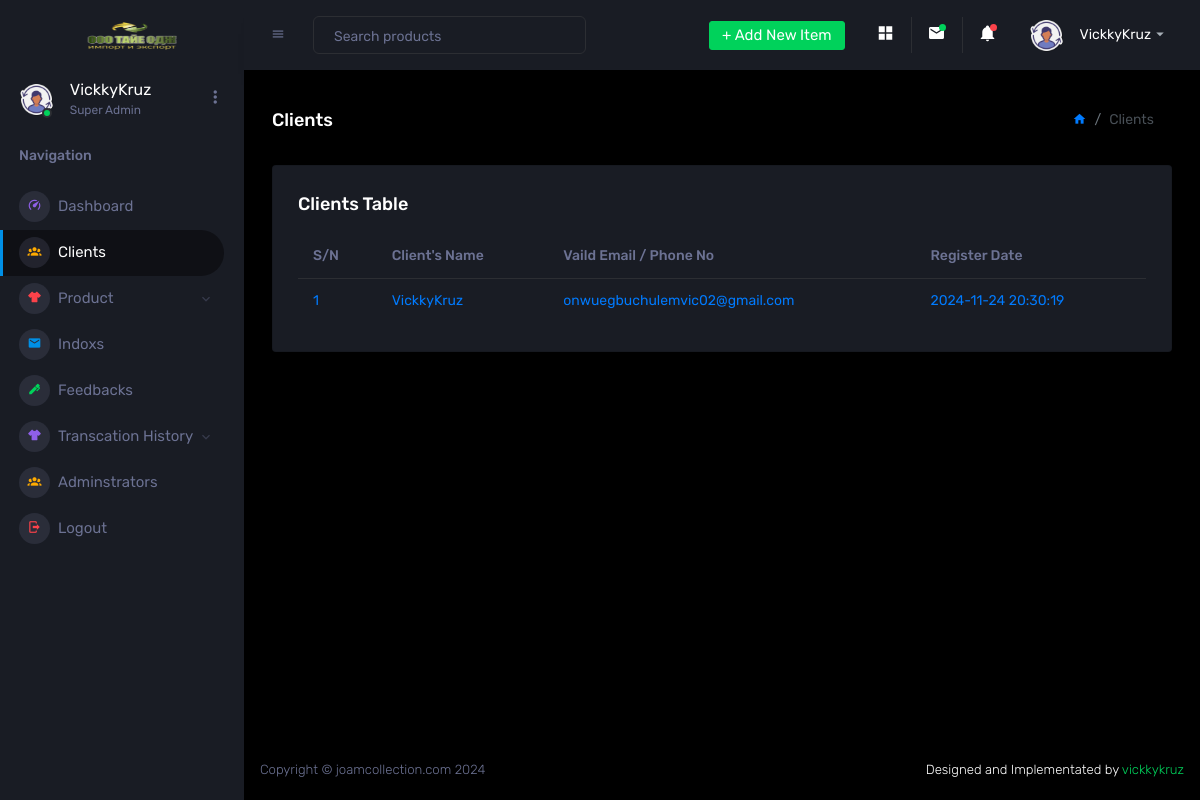
The app's page /admin/page/clients (signed in) with its own data.
### website/admin/models/models.py (models this page shows)
class Admin(db.Model, UserMixin):
    id = db.Column(db.Integer, primary_key=True)
    bind_id = db.Column(db.String(36), unique=True, default=lambda: str(uuid.uuid4()))
    username = db.Column(db.String(100), unique=True)
    email = db.Column(db.String(100), unique=True)
    working_status = db.Column(db.Enum('working', 'suspended', 'pending', 'not_working'), default="pending")
    admin_office = db.Column(db.Enum('super_admin', 'admin', 'product_manager', 'social_manager'))
    photo_url = db.Column(db.String(150))
    password_hash = db.Column(db.String(128), nullable=False)
    create_date = db.Column(db.DateTime(timezone=True), default=func.now())
    update_date = db.Column(db.DateTime(timezone=True), onupdate=func.now())

### website/clients/models/models.py (models this page shows)
class User(db.Model, UserMixin):
    id = db.Column(db.Integer, primary_key=True)
    bind_id = db.Column(
        db.String(36),
        unique=True,
        default=lambda: str(uuid.uuid4()))
    name = db.Column(db.String(100))
    email = db.Column(db.String(100), unique=True)
    phone_number = db.Column(db.String(15), unique=True)
    photo_url = db.Column(db.String(150))
    password_hash = db.Column(db.String(128), nullable=False)
    create_date = db.Column(db.DateTime(timezone=True), default=func.now())
    update_date = db.Column(
        db.DateTime(timezone=True),
        onupdate=func.now())

### website/admin/models/views.py (the view)
@adminViews.route("/clients")
def clientsPage():
    session_status, bind_id = check_session()
    table = "Clients"
    if not session_status:
        flash("Session has expired", category="error")
        return redirect(url_for('adminAuth.adminLogin'))
    user_data = get_admin_by_bind_id(bind_id)
    client_records = get_all_client_records()
    return render_template("adminTableList.html",
                            table=table,
                            client_records=client_records,
                            user_data=user_data)

### website/admin/models/admins.py (called while the page is built)
def get_admin_by_bind_id(bind_id):
    try:
        uuid.UUID(bind_id)
    except ValueError:
        raise ValueError("bind id must be a vaild UUID")
    return Admin.query.filter_by(bind_id=bind_id).first()

def check_session():
    session_status = False
    adminBind_id = None
    if 'adminBind_id' in session:
        session_status = True
        adminBind_id = session.get('adminBind_id')
    return session_status, adminBind_id

def get_all_client_records():
    return User.query.all()

### website/admin/templates/adminTableList.html (shortened to what this page needs)
{% extends "layouts/adminBase.html" %}  {% block content %}
<div class="main-panel">
    <div class="content-wrapper">
      {% if table == "Clients" %}
      <div class="page-header">
        <h3 class="page-title">{{ table }}</h3>
        <nav aria-label="breadcrumb">
          <ol class="breadcrumb">
            {% if table == "Clients" %}
            <li class="breadcrumb-item"><a href="#"><i class="mdi mdi-home"></i></a></li>
            <li class="breadcrumb-item active" aria-current="page">Clients</li>
            {% endif %}
          </ol>
        </nav>
      </div>
      <div class="row">
        <div class="col-lg-12 grid-margin stretch-card">
          <div class="card">
            <div class="card-body">
              <h4 class="card-title">{{ table }} Table</h4>
              <div class="table-responsive">
                <table class="table table-hover">
                  <thead>
                    <tr>
                      <th>S/N</th>
                      <th>Client's Name</th>
                      <th>Vaild Email / Phone No</th>
                      <th>Register Date</th>
                    </tr>
                  </thead>
                  <tbody>
                    {% if client_records %}
                        {% for client in client_records %}
                        <tr>
			   <td><a href="/admin/page/client/{{ client.bind_id }}">{{ loop.index }}</a></td>
                            <td><a href="/admin/page/client/{{ client.bind_id }}">{{ client.name }}</a></td>
                            {% if client.email %}
                                <td><a href="/admin/page/client/{{ client.bind_id }}">{{ client.email }}</a></td>
                            {% else %}
                                <td><a href="/admin/page/client/{{ client.bind_id }}">{{ client.phone_number }}</a></td>
                            {% endif %}
			    <td><a href="/admin/page/client/{{ client.bind_id }}">{{ client.create_date }}</a></td>
                        </tr>
                        {% endfor %}
                    {% else %}
                    <tr>
                        <td>No record found ): No client was registered today</td>
                    </tr>
                    {% endif %}
                  </tbody>
                </table>
              </div>
            </div>
          </div>
        </div>
      </div>
      {% endif %}
    </div>
    <footer class="footer">
      <div class="d-sm-flex justify-content-center justify-content-sm-between">
        <span class="text-muted d-block text-center text-sm-left d-sm-inline-block">Copyright © joamcollection.com 2024</span>
        <span class="float-none float-sm-right d-block mt-1 mt-sm-0 text-center"> Designed and Implementated by <a href="https://github.com/vickkykruz" target="_blank" rel="noopener noreferrer">vickkykruz</a></span>
      </div>
    </footer>
</div>
{% endblock %}

### website/admin/templates/layouts/adminBase.html (shortened to what this page needs)
<!DOCTYPE html>
<html lang="en">
  <head>
    <link rel="stylesheet" href="{{ url_for('static', filename='vendors/mdi/css/materialdesignicons.min.css') }}">
    <link rel="stylesheet" href="{{ url_for('static', filename='vendors/css/vendor.bundle.base.css') }}">
    <link rel="stylesheet" href="{{ url_for('static', filename='vendors/jvectormap/jquery-jvectormap.css') }}">
    <link rel="stylesheet" href="{{ url_for('static', filename='vendors/flag-icon-css/css/flag-icon.min.css') }}">
    <link rel="stylesheet" href="{{ url_for('static', filename='vendors/owl-carousel-2/owl.carousel.min.css') }}">
    <link rel="stylesheet" href="{{ url_for('static', filename='vendors/owl-carousel-2/owl.theme.default.min.css') }}">
    <link rel="stylesheet" href="{{ url_for('static', filename='styles/admin/style.css') }}">
  </head>
  <body>
    <div class="container-scroller">
      <nav class="sidebar sidebar-offcanvas" id="sidebar">
        <div class="sidebar-brand-wrapper d-none d-lg-flex align-items-center justify-content-center fixed-top">
          <a class="sidebar-brand brand-logo" href="/admin/page/home">
		  <img src="{{ url_for('static', filename='images/logo.png') }}" class="w-100" alt="logo" />
	  </a>
        </div>
        <ul class="nav">
          <li class="nav-item profile">
            <div class="profile-desc">
              <div class="profile-pic">
                <div class="count-indicator">
                  <img class="img-xs rounded-circle " src="{{ url_for('static', filename='images/user-pic-logo.png') }}" alt="">
		  {% if user_data.working_status == "working" %}
                  <span class="count bg-success"></span>
		  {% elif user_data.working_status == "pending" %}
		  <span class="count bg-warning"></span>
		  {% elif user_data.working_status == "suspended" %}
		  <span class="count bg-warning"></span>
		  {% elif user_data.working_status == "not_working" %}
		  <span class="count bg-danger"></span>
		  {% else %}
		  <span class="count bg-danger"></span>
		  {% endif %}
                </div>
                <div class="profile-name">
                  <h5 class="mb-0 font-weight-normal">{{ user_data.username }}</h5>
		  {% if user_data.admin_office == "super_admin" %}
                  <span>Super Admin</span>
		  {% elif user_data.admin_office == "admin" %}
		  <span>Admin</span>
		  {% elif user_data.admin_office == "product_manager" %}
		  <span>Product Manager</span>
		  {% elif user_data.admin_office == "social_manager" %}
		  <span>Social Manager</span>
		  {% else %}
		  <span>Unknown</span>
		  {% endif %}
                </div>
              </div>
              <a href="#" id="profile-dropdown" data-toggle="dropdown"><i class="mdi mdi-dots-vertical"></i></a>
            </div>
          </li>
          <li class="nav-item nav-category">
            <span class="nav-link">Navigation</span>
          </li>
          <li class="nav-item menu-items">
            <a class="nav-link" href="/admin/page/home">
              <span class="menu-icon">
                <i class="mdi mdi-speedometer"></i>
              </span>
              <span class="menu-title">Dashboard</span>
            </a>
          </li>
          <li class="nav-item menu-items">
            <a class="nav-link" href="/admin/page/clients">
              <span class="menu-icon">
                <i class="mdi mdi-account-group"></i>
              </span>
              <span class="menu-title">Clients</span>
            </a>
          </li>
          <li class="nav-item menu-items">
            <a class="nav-link" data-toggle="collapse" href="#ui-basic" aria-expanded="false" aria-controls="ui-basic">
              <span class="menu-icon">
                <i class="mdi mdi-tshirt-crew"></i>
              </span>
              <span class="menu-title">Product</span>
              <i class="menu-arrow"></i>
            </a>
          </li>
          <li class="nav-item menu-items">
            <a class="nav-link" href="/admin/page/inboxs">
              <span class="menu-icon">
                <i class="mdi mdi-email"></i>
              </span>
              <span class="menu-title">Indoxs</span>
            </a>
          </li>
          <li class="nav-item menu-items">
            <a class="nav-link" href="javascript:void(0);">
              <span class="menu-icon">
                <i class="mdi mdi-pen"></i>
              </span>
              <span class="menu-title">Feedbacks</span>
            </a>
          </li>
	  <li class="nav-item menu-items">
            <a class="nav-link" data-toggle="collapse" href="#transcation-history" aria-expanded="false" aria-controls="ui-basic">
              <span class="menu-icon">
                <i class="mdi mdi-tshirt-crew"></i>
              </span>
              <span class="menu-title">Transcation History</span>
              <i class="menu-arrow"></i>
            </a>
          </li>
	  <li class="nav-item menu-items">                                                                                          <a class="nav-link" href="javascript:void(0);">
              <span class="menu-icon">
                <i class="mdi mdi-account-group"></i>
	      </span>
	      <span class="menu-title">Adminstrators</span>
            </a>                                                                                                                  </li>
	  <li class="nav-item menu-items">
            <a class="nav-link" href="/admin/logout">
              <span class="menu-icon">
                <i class="mdi mdi-logout"></i>
	      </span>
	      <span class="menu-title">Logout</span>
	    </a>                                                                                                                  </li>
        </ul>
      </nav>
      <div class="container-fluid page-body-wrapper">
        <nav class="navbar p-0 fixed-top d-flex flex-row">
          <div class="navbar-menu-wrapper flex-grow d-flex align-items-stretch">
            <button class="navbar-toggler navbar-toggler align-self-center" type="button" data-toggle="minimize">
              <span class="mdi mdi-menu"></span>
            </button>
            <ul class="navbar-nav w-100">
              <li class="nav-item w-100">
                <form class="nav-link mt-2 mt-md-0 d-none d-lg-flex search">
                  <input type="text" class="form-control" placeholder="Search products">
                </form>
              </li>
            </ul>
            <ul class="navbar-nav navbar-nav-right">
              <li class="nav-item dropdown d-none d-lg-block">
                <a class="nav-link btn btn-success create-new-button" id="createbuttonDropdown" data-toggle="dropdown" aria-expanded="false" href="#">+ Add New Item</a>
              </li>
              <li class="nav-item nav-settings d-none d-lg-block">
                <a class="nav-link" href="#">
                  <i class="mdi mdi-view-grid"></i>
                </a>
              </li>
              <li class="nav-item dropdown border-left">
                <a class="nav-link count-indicator dropdown-toggle" id="messageDropdown" href="#" data-toggle="dropdown" aria-expanded="false">
                  <i class="mdi mdi-email"></i>
                  <span class="count bg-success"></span>
                </a>
              </li>
              <li class="nav-item dropdown border-left">
                <a class="nav-link count-indicator dropdown-toggle" id="notificationDropdown" href="#" data-toggle="dropdown">
                  <i class="mdi mdi-bell"></i>
                  <span class="count bg-danger"></span>
                </a>
              </li>
              <li class="nav-item dropdown">
                <a class="nav-link" id="profileDropdown" href="#" data-toggle="dropdown">
                  <div class="navbar-profile">
                    <img class="img-xs rounded-circle" src="{{ url_for('static', filename='images/user-pic-logo.png') }}" alt="">
                    <p class="mb-0 d-none d-sm-block navbar-profile-name">{{ user_data.username }}</p>
                    <i class="mdi mdi-menu-down d-none d-sm-block"></i>
                  </div>
                </a>
              </li>
            </ul>
          </div>
        </nav>
        {% block content %}
        {% endblock %}
      </div>
    </div>
  </body>
</html>

### records on screen
Admin: username "VickkyKruz"
User: name "VickkyKruz", email "onwuegbuchulemvic02@gmail.com", create_date "2024-11-24 20:30:19"

### other values on screen
{{ table }} "Clients"
